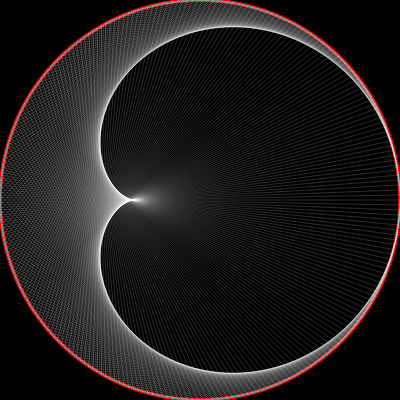
Frame 1 (no input)
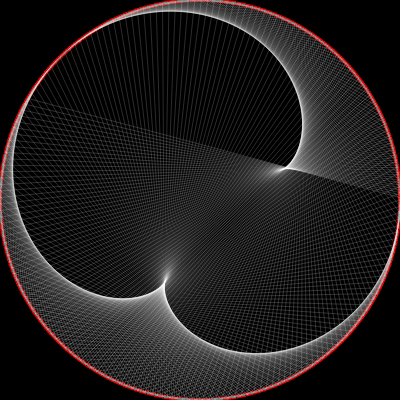
Frame 60 (no input)
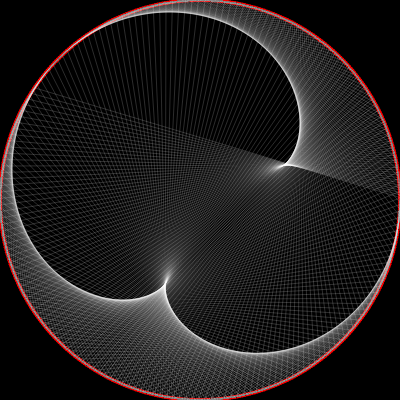
Frame 120 (the mouse pressed at the canvas centre since frame 60)

The p5.js sketch that drew these frames (run headless with seeded random() and noise() and a simulated clock; from frame 60 on, the mouse is pressed at the canvas centre):

// p5.js sketch
// ── sketch.js
let total = 500;// numero de divisiones del circulo
let n = 2; // multiplicador ( del punto a al punto 2*a)
let r;

// en funcion del punto en el circulo, crea su vector
function getVector(index) {
	let angle = map(index, 0, total, 0, TWO_PI);
	let v = p5.Vector.fromAngle(angle);
	v.mult(r);
	return v;
}

function setup() {
	createCanvas(400, 400);
	r = width / 2;
	
}

function draw() {
	background(0);
	translate(width / 2, height / 2);

	for (let i = 0; i < total; i++) {
		let angle = map(i, 0, total, 0, TWO_PI);
		let v=getVector(i);

		stroke(255, 0, 0);
		strokeWeight(4);
		point(v.x, v.y);
		stroke(120,100);
		strokeWeight(1);
		noFill();
		ellipse(0, 0, 2 * r);
	}
// calcula el vector para cada punto i en la circunsferencia
	for (let i = 0; i < total; i++) {
		let a = i;
		let b = n * i;
		let p1=getVector(a);
		let p2=getVector(b);
		stroke(255,44);
		// linea desde el punto a al punto b
		line(p1.x, p1.y, p2.x, p2.y);
	}
	// frena si presiona el mouse
	if (!mouseIsPressed){
n=n+.01;}
}
